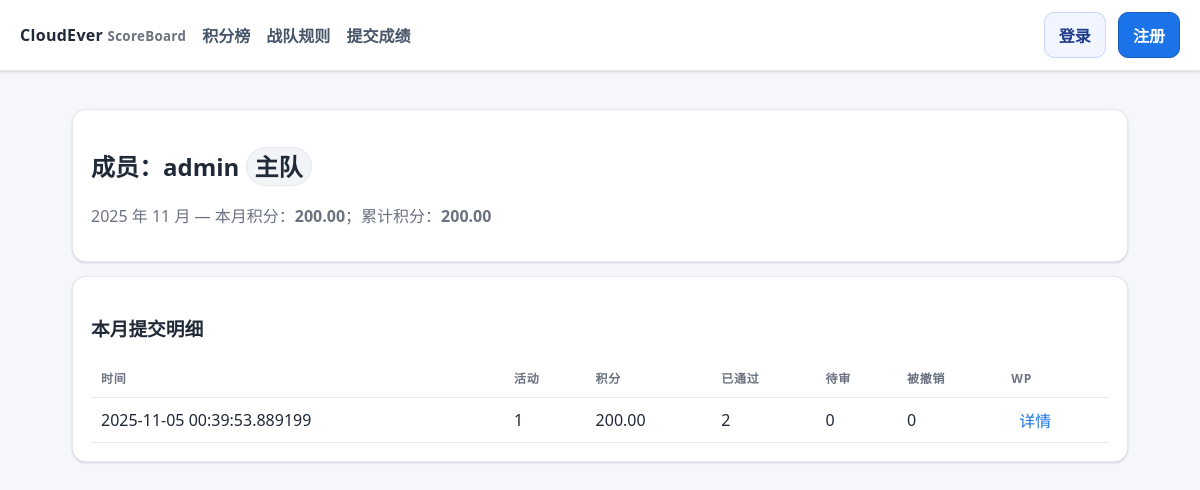
The page /user/1 on the database as committed earlier.
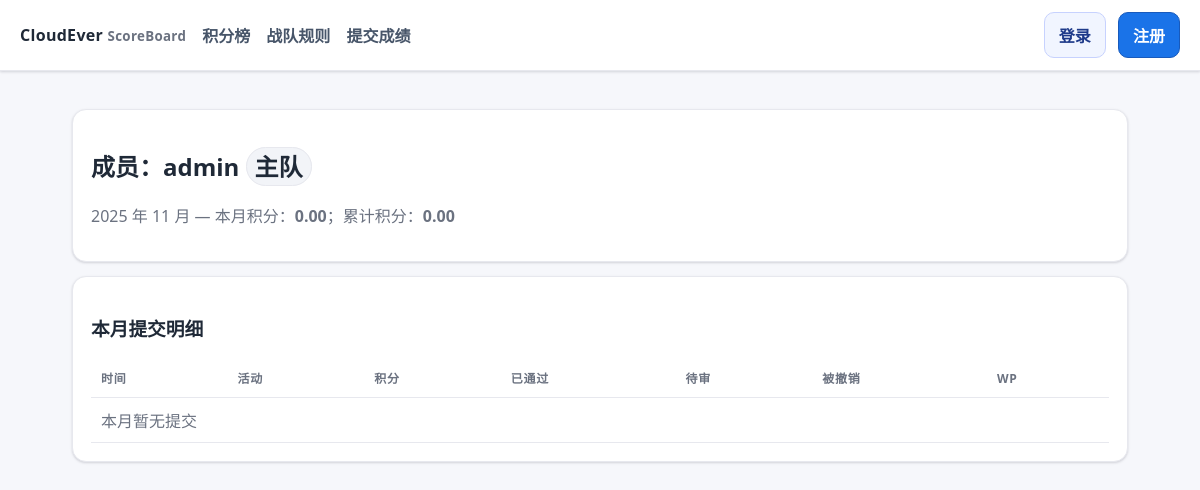
The same page on the database as committed later.
### ceboard/models.py (models this page shows)
class Submission(Base):
    __tablename__ = "submissions"
    id = Column(Integer, primary_key=True)
    user_id = Column(Integer, ForeignKey("users.id"), nullable=False)
    event_id = Column(Integer, ForeignKey("events.id"), nullable=False)
    created_at = Column(DateTime(timezone=True), default=lambda: datetime.now(TZ))
    wp_url = Column(String, nullable=True)
    wp_md = Column(Text, nullable=True)
    user = relationship("User", back_populates="submissions")
    event = relationship("Event", back_populates="submissions")
    items = relationship("SubmissionItem", back_populates="submission", cascade="all,delete-orphan")

### ceboard/routers/public.py (the view)
@router.get("/user/{uid}", response_class=HTMLResponse)
def user_profile(uid: int, request: Request, year: Optional[int] = None, month: Optional[int] = None, db = Depends(get_db), current_user = Depends(get_current_user)):
    u = db.get(User, uid)
    if not u:
        raise HTTPException(404, "用户不存在")
    now = datetime.now(TZ)
    year = int(year or now.year)
    month = int(month or now.month)
    start = datetime(year, month, 1, tzinfo=TZ)
    end = datetime(year + 1, 1, 1, tzinfo=TZ) if month == 12 else datetime(year, month + 1, 1, tzinfo=TZ)
    subs_month = (
        db.query(Submission)
        .filter(Submission.user_id == uid)
        .filter(Submission.created_at >= start, Submission.created_at < end)
        .all()
    )
    subs_total = db.query(Submission).filter(Submission.user_id == uid).all()
    def sum_points(subs):
        return sum(compute_submission_points(s) for s in subs)
    details = []
    for s in subs_month:
        count_ok = sum(1 for it in s.items if it.approved and not it.revoked)
        count_pending = sum(1 for it in s.items if not it.approved)
        count_revoked = sum(1 for it in s.items if it.revoked)
        details.append({
            "sub_id": s.id,
            "created_at": s.created_at,
            "event_name": s.event.name if s.event else "—",
            "count_ok": count_ok,
            "count_pending": count_pending,
            "count_revoked": count_revoked,
            "points": compute_submission_points(s),
            "wp_url": s.wp_url,
        })
    return render_template(
        "user_profile.html",
        title=f"成员 {u.username}",
        current_user=current_user,
        user=u,
        year=year,
        month=month,
        month_points=sum_points(subs_month),
        total_points=sum_points(subs_total),
        details=details,
    )

### templates/user_profile.html (shortened to what this page needs)
{% extends 'base.html' %}
{% block content %}
<div class="card">
  <h2>成员：{{ user.username }} <span class="pill">{{ '主队' if user.team_type=='main' else '子队' }}</span></h2>
  <p class="muted">{{ year }} 年 {{ month }} 月 — 本月积分：<b>{{ '%.2f' % month_points }}</b>；累计积分：<b>{{ '%.2f' % total_points }}</b></p>
</div>
<div class="card">
  <h3>本月提交明细</h3>
  <table>
    <thead><tr><th>时间</th><th>活动</th><th>积分</th><th>已通过</th><th>待审</th><th>被撤销</th><th>WP</th></tr></thead>
    <tbody>
    {% for row in details %}
      <tr>
        <td>{{ row.created_at }}</td>
        <td>{{ row.event_name }}</td>
        <td>{{ '%.2f' % row.points }}</td>
        <td>{{ row.count_ok }}</td>
        <td>{{ row.count_pending }}</td>
        <td>{{ row.count_revoked }}</td>
        <td>
          {% if row.sub_id %}<a style="margin-left:8px" href="/submission/{{ row.sub_id }}">详情</a>{% endif %}
        </td>
      </tr>
    {% else %}
      <tr><td colspan="7" class="muted">本月暂无提交</td></tr>
    {% endfor %}
    </tbody>
  </table>
</div>
{% endblock %}

Rows that differ between the two databases and show on the page:
no longer on this page (row edited): Submission: created_at "2025-11-05 00:39:53.889199"
Other text that changed with them:
{{ '%.2f' % month_points }}: "200.00" → "0.00"
{{ '%.2f' % total_points }}: "200.00" → "0.00"
text now shown: "本月暂无提交"
list line gone: "1 200.00 2 0 0 详情"
